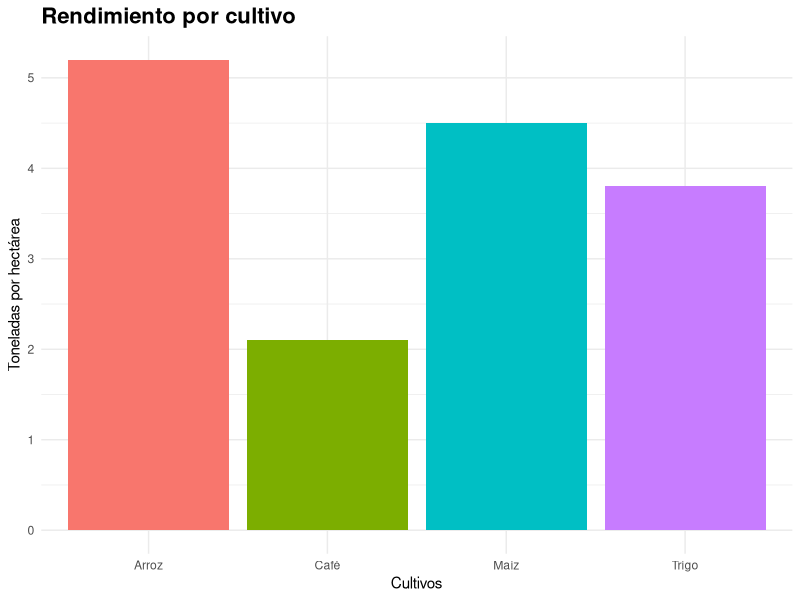
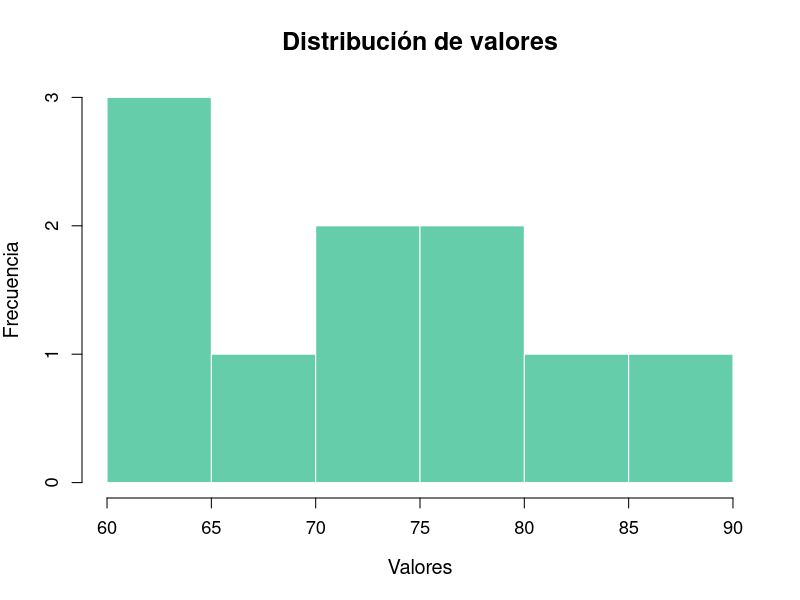
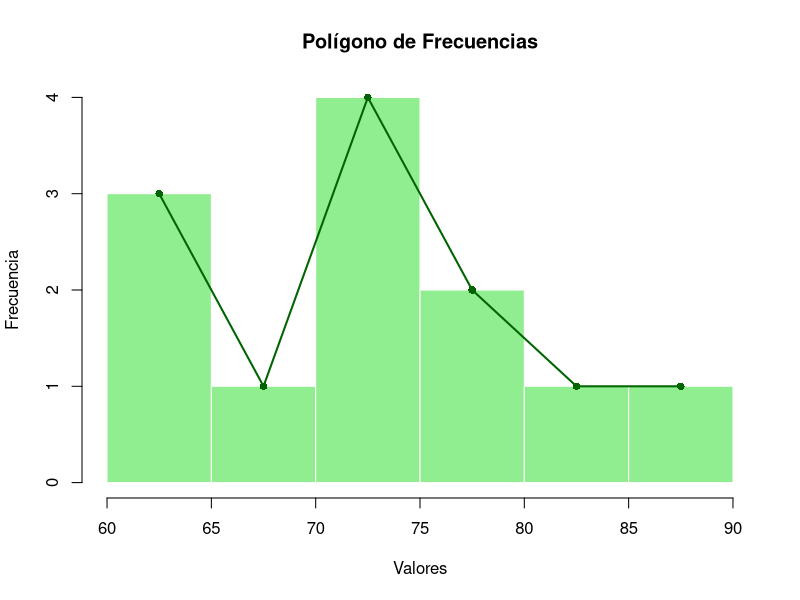
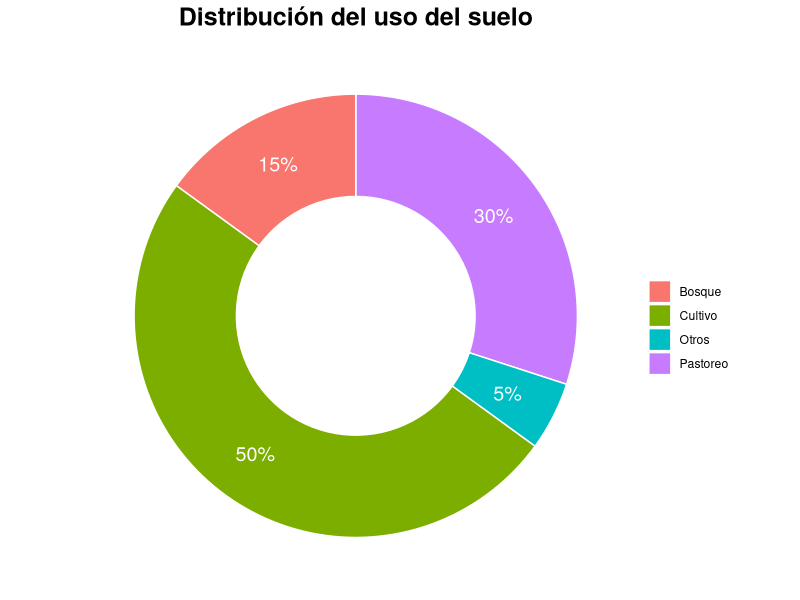
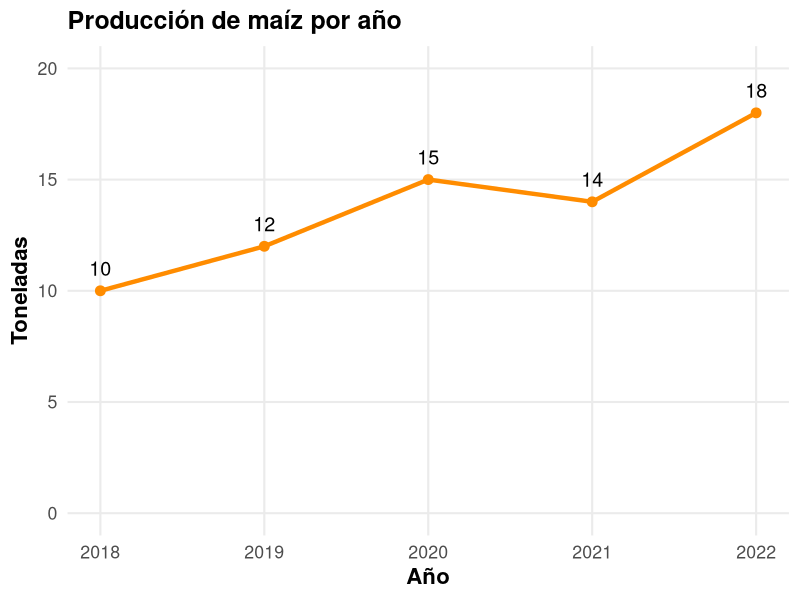

Generate these figures, in order, with R:
## ---- chunk 1
fig.width=8
fig.height=5
cultivos <- c("Maíz", "Arroz", "Trigo", "Café")
rendimiento <- c(4.5, 5.2, 3.8, 2.1)

library(ggplot2)

datos <- data.frame(
  cultivo = cultivos,
  rendimiento = rendimiento
)

ggplot(datos, aes(x = cultivo, y = rendimiento, fill = cultivo)) +
  geom_bar(stat = "identity") +
  labs(title = "Rendimiento por cultivo",
       x = "Cultivos",
       y = "Toneladas por hectárea") +
  theme_minimal() +
  theme(legend.position = "none",
        plot.title = element_text(size = 16, face = "bold"))

## ---- chunk 2
fig.width=8
fig.height=5
datos <- c(60, 62, 65, 70, 72, 75, 78, 80, 85, 90)

hist(datos,
     col = "#66CDAA",
     main = "Distribución de valores",
     xlab = "Valores",
     ylab = "Frecuencia",
     breaks = 5,
     border = "white",
     cex.main = 1.5,
     cex.lab = 1.2,
     cex.axis = 1.1)

## ---- chunk 3
fig.width=10
fig.height=7
datos <- c(60, 62, 65, 70, 72, 73, 74, 75, 78, 80, 85, 90)

# Crear histograma
h <- hist(datos,
          col = "lightgreen",
          main = "Polígono de Frecuencias",
          xlab = "Valores",
          ylab = "Frecuencia",
          breaks = 5,
          border = "white")

# Agregar polígono
lines(h$mids, h$counts,
      type = "o",
      col = "darkgreen",
      lwd = 2,
      pch = 16)
## ---- chunk 4

library(ggplot2)

uso_suelo <- c(50, 30, 15, 5)
tipos <- c("Cultivo", "Pastoreo", "Bosque", "Otros")

df <- data.frame(tipos, uso_suelo)

ggplot(df, aes(x = 2, y = uso_suelo, fill = tipos)) +
  geom_col(color = "white") +
  coord_polar(theta = "y") +
  xlim(0.5, 2.5) +  # crea el hueco (donut)
  geom_text(aes(label = paste0(uso_suelo, "%")),
            position = position_stack(vjust = 0.5),
            color = "white",
            size = 5) +
  labs(title = "Distribución del uso del suelo", fill = "") +
  theme_void() +
  theme(
    plot.title = element_text(size = 18, face = "bold", hjust = 0.5),
    legend.position = "right"
  )
## ---- chunk 5

library(ggplot2)

años <- c(2018, 2019, 2020, 2021, 2022)
produccion <- c(10, 12, 15, 14, 18)

df <- data.frame(años, produccion)

ggplot(df, aes(x = años, y = produccion)) +
  geom_line(color = "#FF8C00", linewidth = 1.5) +
  geom_point(color = "#FF8C00", size = 3) +
  geom_text(aes(label = produccion), vjust = -1, size = 5) +
  labs(
    title = "Producción de maíz por año",
    x = "Año",
    y = "Toneladas"
  ) +
  ylim(0, 20) +
  theme_minimal(base_size = 16) +
  theme(
    plot.title = element_text(face = "bold", size = 18),
    axis.title = element_text(face = "bold"),
    panel.grid.minor = element_blank()
  )
